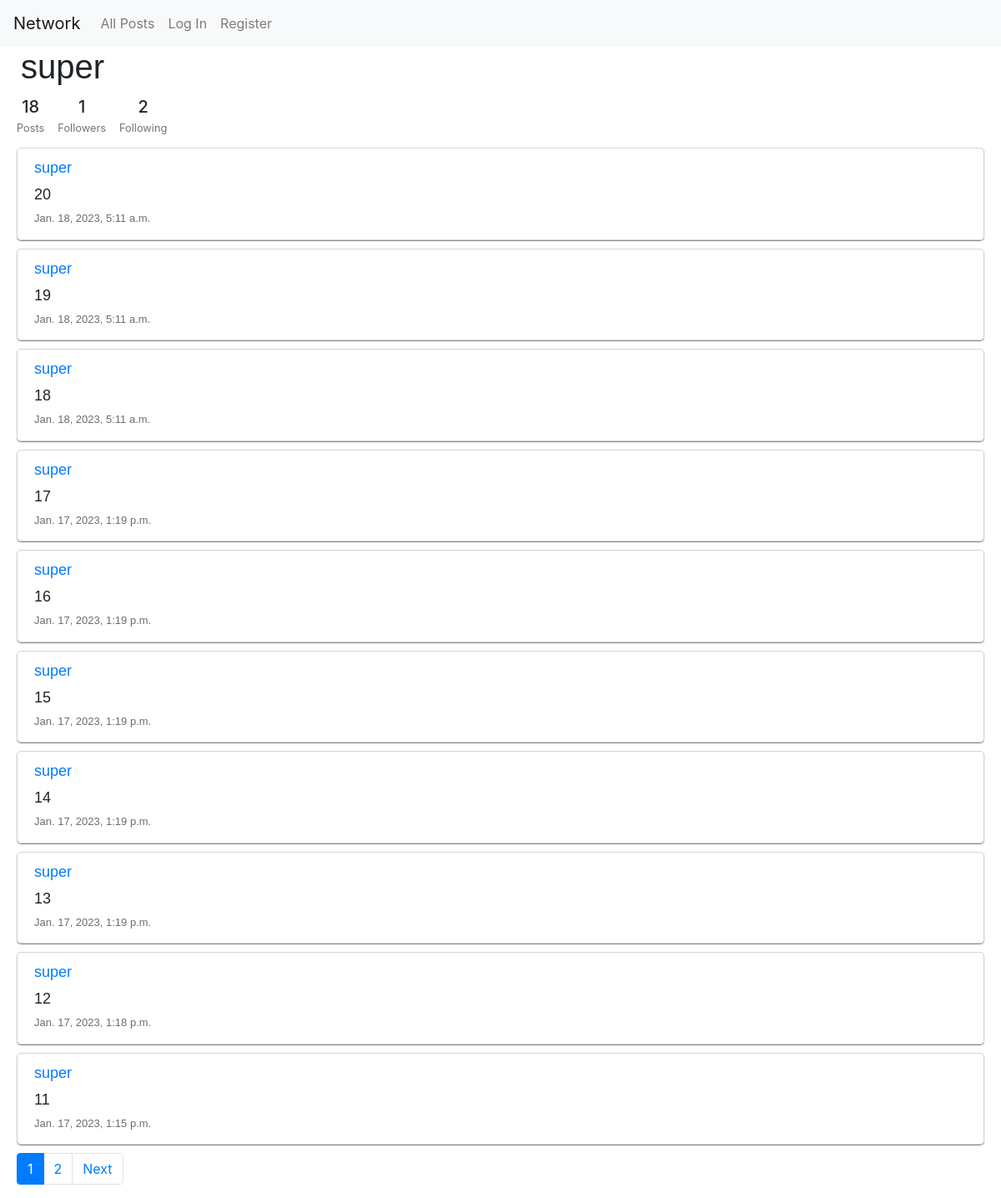
Page /3 on the committed database.
### network/models.py (models this page shows, shortened)
class User(AbstractUser):
    pass

class Post(models.Model):
    content = models.CharField(default="", max_length=500)
    user = models.ForeignKey(User, on_delete=models.CASCADE, related_name="post", null=True)
    date = models.DateTimeField(null=True)
    like = models.IntegerField(default=0)

### network/views.py (the view, shortened to what this page needs)
# urls.py: path("<str:id>", views.profile, name="profile")
def profile(request, id):
    user = User.objects.get(pk=id)
    post = Post.objects.filter(user=user).order_by("-date")
    count3 = Post.objects.filter(user=user)
    paginator = Paginator(post, 10)
    page_number = request.GET.get('page')
    page_obj = paginator.get_page(page_number)
    list = [i for i in range(1,paginator.num_pages+1)]
    following = Profile.objects.filter(user=user)
    follower = Profile.objects.filter(following=user)
    if request.user.is_authenticated == False:
        return render(request, "network/profile.html", {
            "user1" : user,
            "following" : following,
            "count1" : following.count(),
            "count2" : follower.count(),
            "count3" : count3.count(),
            "page_obj": page_obj,
            "list": list
        })

### network/templates/network/profile.html (shortened to what this page needs)
{% extends "network/layout.html" %}
{% load static %}
{% block body %}
    <div class="profile">
        <h1>{{user1}}</h1>
    </div>
    <div class="d-flex justify-content-start text-center py-1 beauty">
        <div>
            <p class="mb-1 h5">{{count3}}</p>
            <p class="small text-muted mb-0">Posts</p>
        </div>
        <div class="px-3">
            <p class="mb-1 h5">{{count2}}</p>
            <p class="small text-muted mb-0">Followers</p>
        </div>
        <div>
            <p class="mb-1 h5">{{count1}}</p>
            <p class="small text-muted mb-0">Following</p>
        </div>
    </div>
    {% for post in page_obj %}
        <div class = "single_post">
        <div><a href="{% url 'profile' id=post.user.id %}">{{post.user}}</a></div>
        <div id="content{{post.id}}" class="p_content">{{post.content}}</div>
        <div class="date">{{post.date}}</div>
        </div>
    {% endfor %}
    <nav aria-label="..." class="pag">
        <ul class="pagination">
            {% for l in list %}
                {% if l == page_obj.number %}
                    <li class="page-item active" aria-current="page">
                    <a class="page-link" href="?page={{l}}">{{ l }}<span class="sr-only">(current)</span></a>
                    </li>
                {% else %}
                    <li class="page-item"><a class="page-link" href="?page={{l}}">{{l}}</a></li>
                {% endif %}
            {% endfor %}
            {% if page_obj.has_next %}
            <li class="page-item">
            <a class="page-link" href="?page={{ page_obj.next_page_number }}">Next</a>
            </li>
            {% endif %}
        </ul>
    </nav>
{% endblock %}

### network/static/network/styles1.css (style rules this page uses)
.single_post { border: 1px solid lightgray; border-radius: 5px; margin-top: 10px; margin-left: 20px; margin-right: 20px; margin-bottom: 10px; padding-top: 10px; padding-bottom: 10px; padding-left: 20px; font-family: "Helvetica"; font-style: normal; font-weight: 400; font-size: large; box-shadow: 0 1px 1px rgba(103, 103, 103, 0.8); }
.pag { margin-left: 20px; margin-top: 10px; }
.date { color: rgb(109, 109, 109); font-size: 13px; margin-bottom: 5px; }
h1 { margin-left: 20px; }
.profile { margin-left: 5px; font-family: "Helvetica"; font-style: normal; font-weight: 400; font-size: larger; }
.p_content { margin-top: 5px; margin-bottom: 5px; }
.beauty { margin-left: 20px; margin-bottom: 5px; }

### rows in the picture
User: username "super"
Post: user "super", content "20", date "Jan. 18, 2023, 5:11 a.m."
Post: user "super", content "19", date "Jan. 18, 2023, 5:11 a.m."
Post: user "super", content "18", date "Jan. 18, 2023, 5:11 a.m."
Post: user "super", content "17", date "Jan. 17, 2023, 1:19 p.m."
Post: user "super", content "16", date "Jan. 17, 2023, 1:19 p.m."
Post: user "super", content "15", date "Jan. 17, 2023, 1:19 p.m."
Post: user "super", content "14", date "Jan. 17, 2023, 1:19 p.m."
Post: user "super", content "13", date "Jan. 17, 2023, 1:19 p.m."
Post: user "super", content "12", date "Jan. 17, 2023, 1:18 p.m."
Post: user "super", content "11", date "Jan. 17, 2023, 1:15 p.m."

### other values in the picture
{{ count3 }} "18"
{{ count2 }} "1"
{{ count1 }} "2"
{{ l }} "1"
{{ l }} "2"
